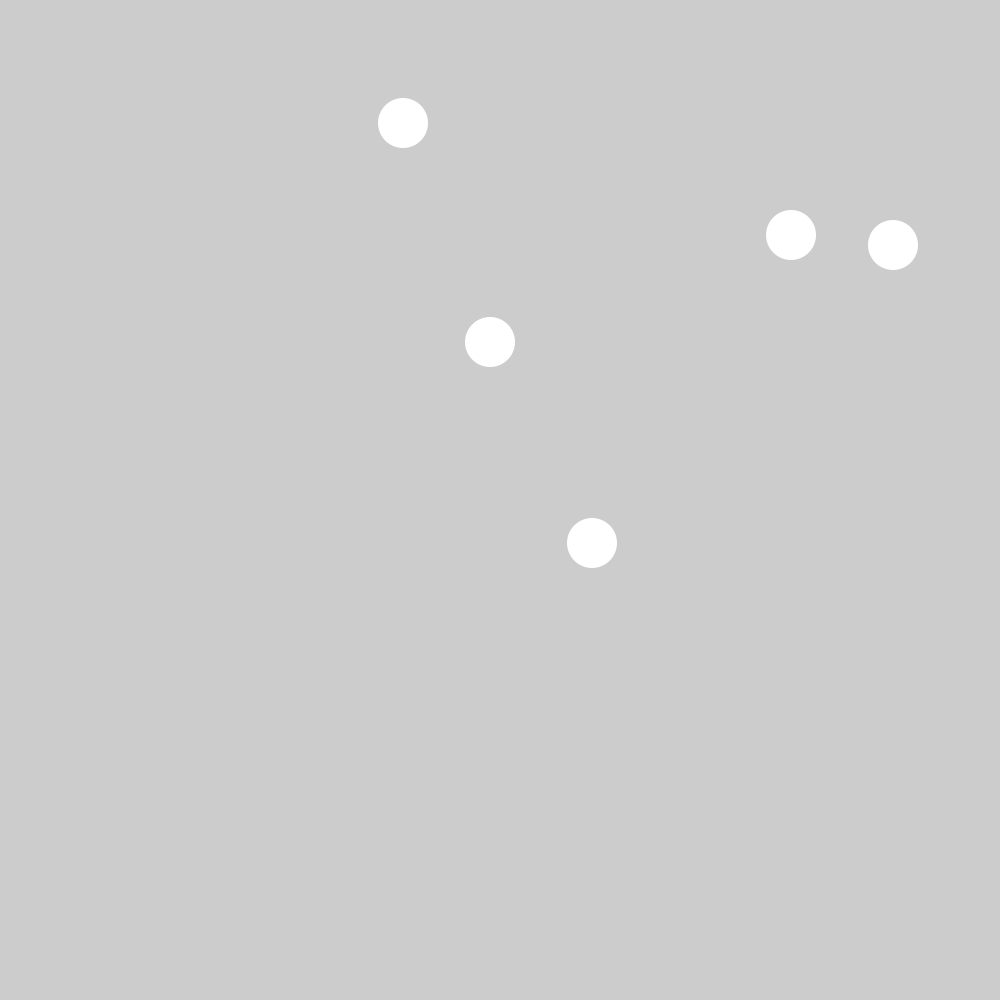
Frame 1 (no input)
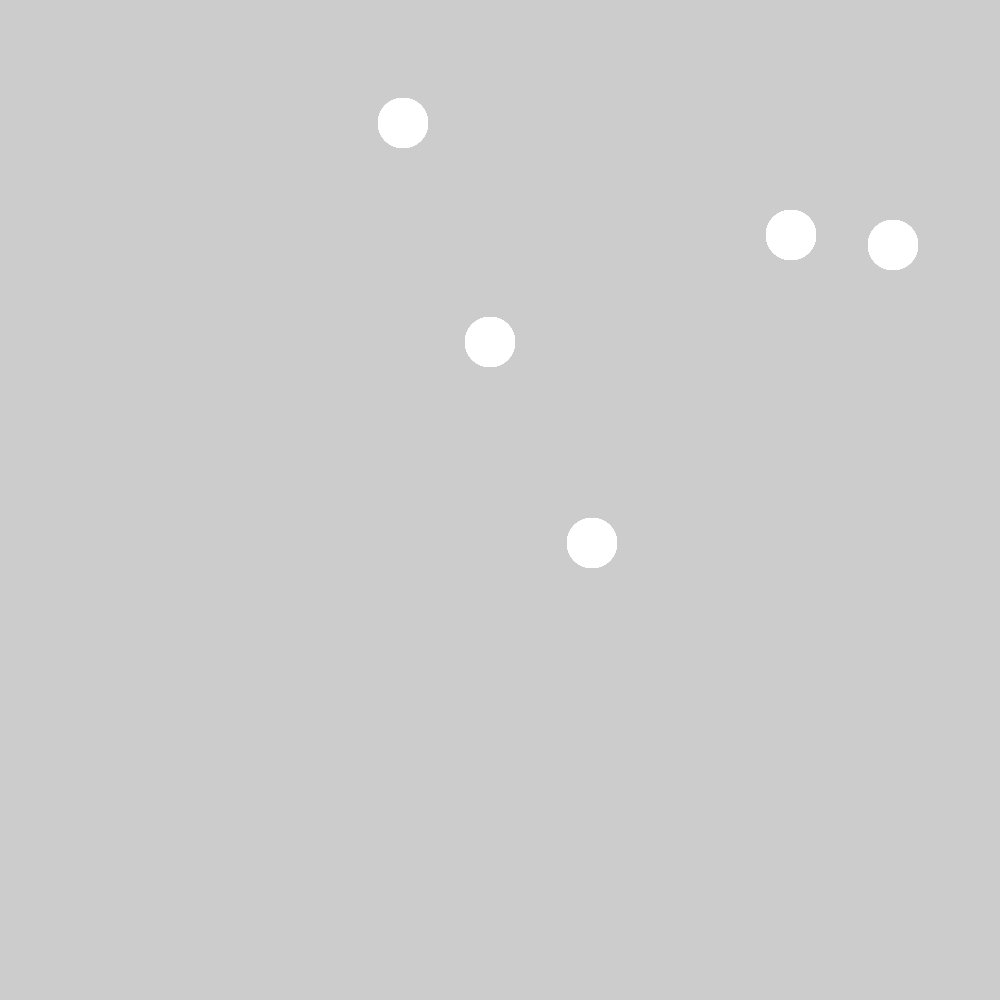
Frame 60 (the mouse pressed at the canvas centre just before this capture)
Frame 120 (the mouse held since frame 60 and released just before this capture): identical to frame 60, image omitted

The Processing sketch that drew these frames (run headless with seeded random() and noise(); from frame 60 on, the mouse is pressed at the canvas centre):

// Processing sketch: sketch_181001e
// ── sketch_181001e.pde
void setup() {
  size(1000, 1000);
  noStroke();          
}
 
  
  


void draw() {
  int[] circle = {290 , 591, 392, 203, 693};
  int[] circle1 = {342, 235, 543,123, 245, 768};
  for (int i = 0; i < circle.length; i++) {   
     ellipse (circle[i]+200, circle1[i], 50, 50);
  }
}
   
    
  
  
 
